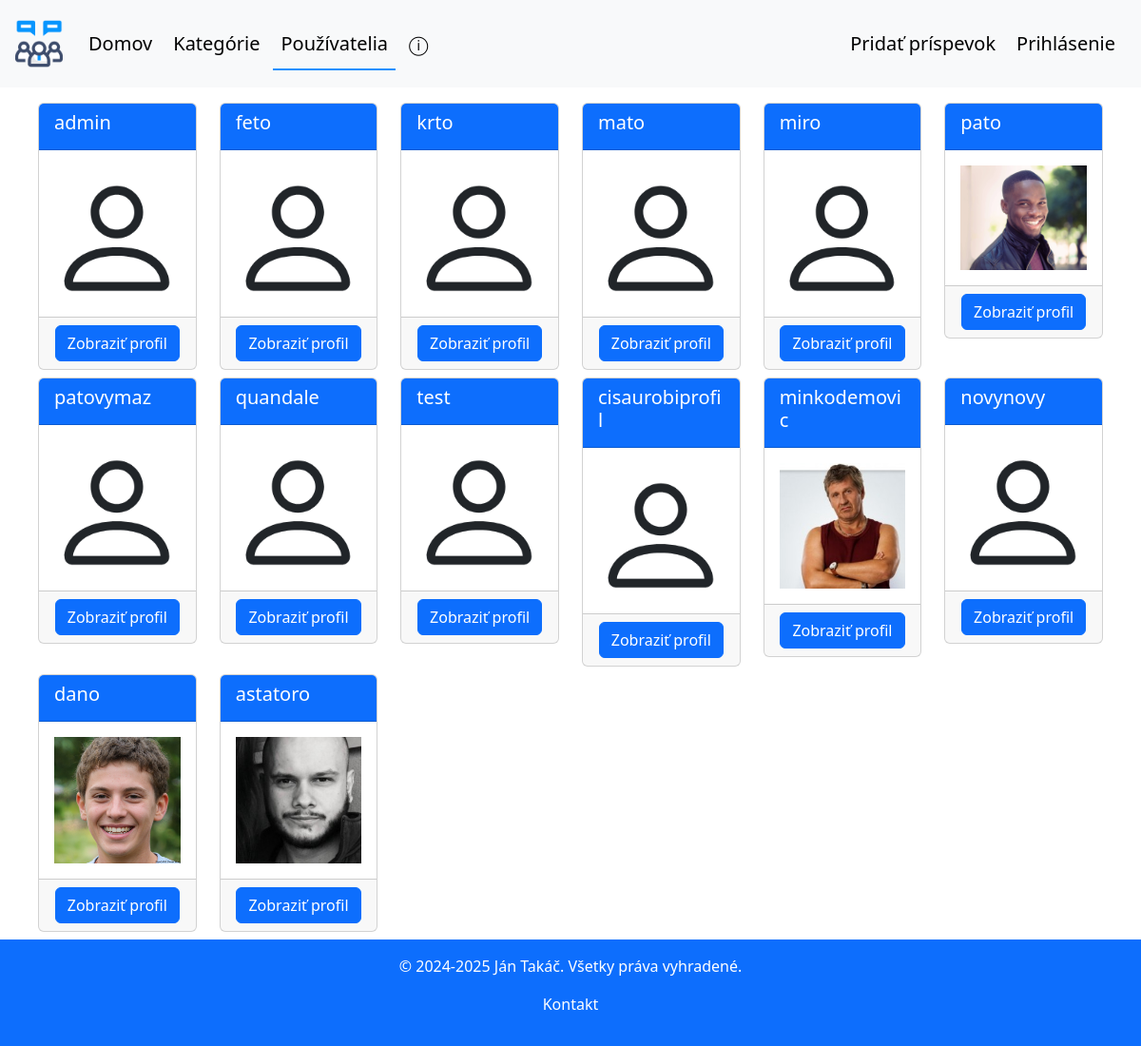
/browse-profiles/, run on the app's committed database.
### forum/models.py (models this page shows, shortened)
class Profile(models.Model):
    user = models.OneToOneField(User, on_delete=models.CASCADE, related_name='profile')
    image = models.ImageField(default='pf_pics/default.png', upload_to='pf_pics', null=False, blank=True)
    country = models.CharField(max_length=50, null=True, blank=True)
    bio = models.TextField(max_length=150, null=True, blank=True)
    def get_absolute_url(self):
        return reverse('forum:browse_profile', args=[str(self.id)])

### forum/views.py (the view)
# urls.py: path('browse-profiles/', views.browse_profiles_view, name='browse_profiles'),
def browse_profiles_view(request):
    profiles = Profile.objects.all()
    return render(request, 'forum/browse_profiles.html', {'profiles': profiles})

### forum/templates/forum/browse_profiles.html (shortened to what this page needs)
{% extends 'forum/base.html' %}
{% block users_active %}active{% endblock %}
{% block content %}
<div class="container-fluid">
    <div class="row mx-3 mt-3">
        {% for profile in profiles %}
            {% include 'forum/partials/browse_profile_card.html' with profile=profile %}
        {% endfor %}
    </div>
</div>
{% endblock %}

### forum/templates/forum/partials/browse_profile_card.html
<div class="col-md-2">
    <div class="card mb-2">
        <div class="card-header bg-primary text-white">
            <h5>{{ profile.user.username }}</h5>
        </div>
        <div class="card-body">
            <img class="browse-profiles-imgs img-fluid" src="{{ profile.image.url }}" alt="profile-image"/>
        </div>
        <div class="card-footer text-center">
            <a class="btn btn-primary btn" href="{{ profile.get_absolute_url }}" type="button">Zobraziť profil</a>
        </div>
    </div>
</div>

### forum/static/forum/style.css (style rules this page uses)
.card { transition: transform 0.4s ease, box-shadow 0.4s ease; }
.browse-profiles-imgs { max-height: 10rem; width: auto; display: block; margin-left: auto; margin-right: auto; object-fit: cover; }

### data on the page
Profile: user.username "admin", image (placeholder picture)
Profile: user.username "feto", image (placeholder picture)
Profile: user.username "krto", image (placeholder picture)
Profile: user.username "mato", image (placeholder picture)
Profile: user.username "miro", image (placeholder picture)
Profile: user.username "pato", image (picture)
Profile: user.username "patovymaz", image (placeholder picture)
Profile: user.username "quandale", image (placeholder picture)
Profile: user.username "test", image (placeholder picture)
Profile: user.username "cisaurobiprofil", image (placeholder picture)
Profile: user.username "minkodemovic", image (picture)
Profile: user.username "novynovy", image (placeholder picture)
Profile: user.username "dano", image (picture)
Profile: user.username "astatoro", image (picture)
